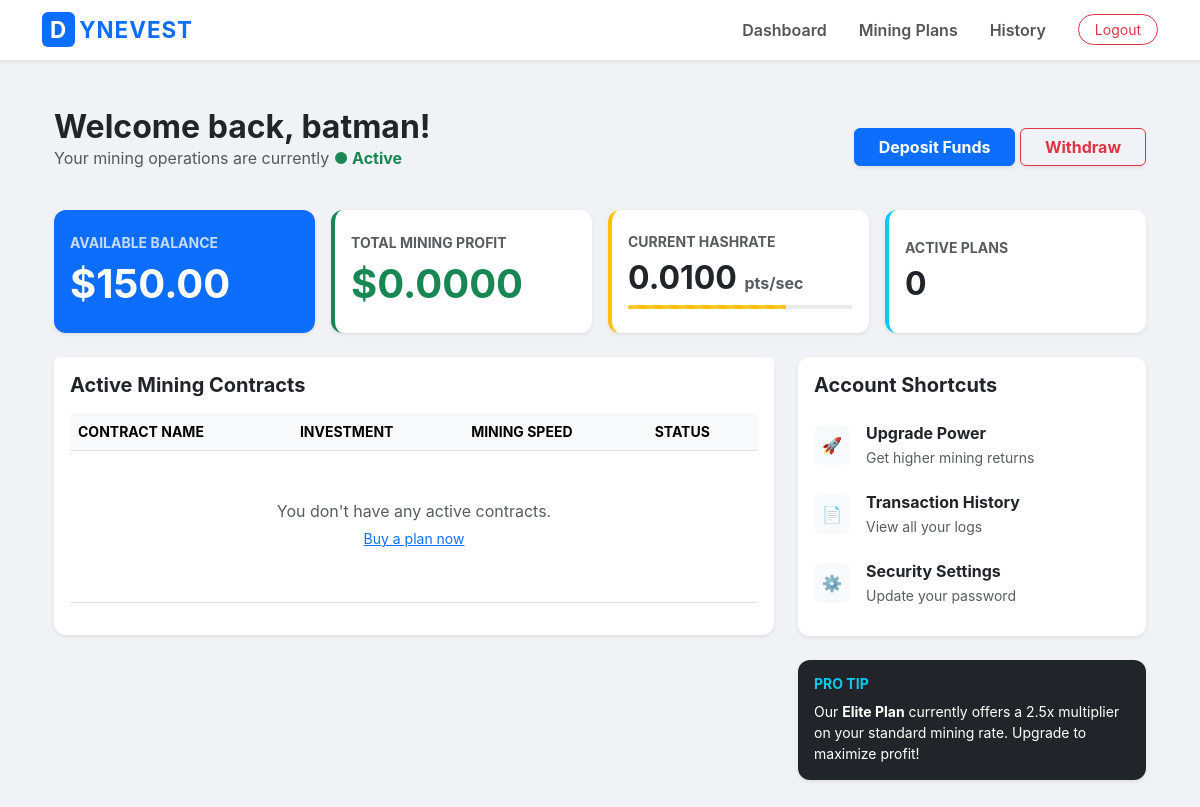
The page /dashboard/ (signed in) on the database its author committed.
### core/models.py (models this page shows, shortened)
class Profile(models.Model):
    user = models.OneToOneField(User, on_delete=models.CASCADE)
    balance = models.DecimalField(max_digits=12, decimal_places=2, default=0.00)
    total_profit = models.DecimalField(max_digits=12, decimal_places=2, default=0.00)
    mining_rate = models.DecimalField(max_digits=7, decimal_places=4, default=0.0100)

### core/views.py (the view, shortened to what this page needs)
# urls.py: path('dashboard/', views.dashboard_view, name='dashboard'), # Our new Dashboard
@login_required
def dashboard_view(request):
    profile, created = Profile.objects.get_or_create(user=request.user)
    deposits = Deposit.objects.filter(user=request.user).order_by('-created_at')
    withdrawals = Withdrawal.objects.filter(user=request.user).order_by('-created_at')
    active_investments = Investment.objects.filter(user=request.user, is_active=True)
    total_profit_accumulator = Decimal('0.00')
    profile.total_profit = total_profit_accumulator.quantize(Decimal('0.0001'))
    profile.save()
    return render(request, 'core/dashboard.html', {
        'profile': profile,
        'deposits': deposits,
        'withdrawals': withdrawals,
        'active_investments': active_investments
    })

### core/templates/core/dashboard.html (shortened to what this page needs)
{% extends 'core/base.html' %}
{% block content %}
<div class="container py-4">
    <div class="d-flex flex-column flex-md-row justify-content-between align-items-md-center mb-4">
        <div>
            <h2 class="fw-bold text-dark mb-0">Welcome back, {{ request.user.username }}!</h2>
            <p class="text-muted">Your mining operations are currently <span class="text-success fw-bold">●
                    Active</span></p>
        </div>
        <div class="mt-3 mt-md-0">
            <a href="{% url 'deposit' %}" class="btn btn-primary px-4 shadow-sm fw-bold">Deposit Funds</a>
            <a href="{% url 'withdraw' %}" class="btn btn-outline-danger px-4 shadow-sm fw-bold">Withdraw</a>
        </div>
    </div>
    <div class="row g-3 mb-4">
        <div class="col-md-3">
            <div class="card border-0 shadow-sm bg-primary text-white h-100">
                <div class="card-body d-flex flex-column justify-content-center py-4">
                    <h6 class="text-uppercase small fw-bold opacity-75 mb-2">Available Balance</h6>
                    <h1 class="mb-0 fw-bold">${{ profile.balance }}</h1>
                </div>
            </div>
        </div>
        <div class="col-md-3">
            <div class="card border-0 shadow-sm h-100 border-start border-success border-4">
                <div class="card-body d-flex flex-column justify-content-center py-4">
                    <h6 class="text-uppercase small fw-bold text-muted mb-2">Total Mining Profit</h6>
                    <h1 class="mb-0 text-success fw-bold">${{ profile.total_profit }}</h1>
                </div>
            </div>
        </div>
        <div class="col-md-3">
            <div class="card border-0 shadow-sm h-100 border-start border-warning border-4">
                <div class="card-body d-flex flex-column justify-content-center py-4">
                    <h6 class="text-uppercase small fw-bold text-muted mb-2">Current Hashrate</h6>
                    <h2 class="mb-0 fw-bold text-dark">
                        {{ profile.mining_rate }} <small class="fs-6 text-muted">pts/sec</small>
                    </h2>
                    <div class="progress mt-2" style="height: 4px;">
                        <div class="progress-bar progress-bar-striped progress-bar-animated bg-warning"
                            style="width: 70%"></div>
                    </div>
                </div>
            </div>
        </div>
        <div class="col-md-3">
            <div class="card border-0 shadow-sm h-100 border-start border-info border-4">
                <div class="card-body d-flex flex-column justify-content-center py-4">
                    <h6 class="text-uppercase small fw-bold text-muted mb-2">Active Plans</h6>
                    <h2 class="mb-0 fw-bold text-dark">{{ active_investments.count }}</h2>
                </div>
            </div>
        </div>
    </div>
    <div class="row">
        <div class="col-lg-8">
            <div class="card border-0 shadow-sm mb-4">
                <div class="card-header bg-white py-3 border-bottom-0">
                    <h5 class="mb-0 fw-bold">Active Mining Contracts</h5>
                </div>
                <div class="card-body pt-0">
                    <div class="table-responsive">
                        <table class="table align-middle">
                            <thead class="table-light">
                                <tr class="small text-muted text-uppercase">
                                    <th>Contract Name</th>
                                    <th>Investment</th>
                                    <th>Mining Speed</th>
                                    <th>Status</th>
                                </tr>
                            </thead>
                            <tbody>
                                {% for inv in active_investments %}
                                <tr>
                                    <td>
                                        <div class="fw-bold text-dark">{{ inv.plan.name }}</div>
                                        <small class="text-muted">Started: {{ inv.created_at|date:"M d, Y" }}</small>
                                    </td>
                                    <td class="fw-bold">${{ inv.amount }}</td>
                                    <td>
                                        <span class="text-warning fw-bold">
                                            <i class="fas fa-bolt"></i> {{ profile.mining_rate }}x
                                        </span>
                                    </td>
                                    <td>
                                        <span
                                            class="badge rounded-pill bg-success bg-opacity-10 text-success border border-success px-3">
                                            <span class="spinner-grow spinner-grow-sm me-1" role="status"></span>
                                            Mining...
                                        </span>
                                    </td>
                                </tr>
                                {% empty %}
                                <tr>
                                    <td colspan="4" class="text-center py-5">
                                        <p class="text-muted mb-0">You don't have any active contracts.</p>
                                        <a href="{% url 'plans' %}" class="btn btn-link btn-sm">Buy a plan now</a>
                                    </td>
                                </tr>
                                {% endfor %}
                            </tbody>
                        </table>
                    </div>
                </div>
            </div>
        </div>
        <div class="col-lg-4">
            <div class="card border-0 shadow-sm mb-4">
                <div class="card-body">
                    <h5 class="fw-bold mb-3">Account Shortcuts</h5>
                    <div class="list-group list-group-flush">
                        <a href="{% url 'plans' %}"
                            class="list-group-item list-group-item-action border-0 px-0 d-flex align-items-center">
                            <div class="bg-light p-2 rounded-3 me-3">🚀</div>
                            <div>
                                <div class="fw-bold">Upgrade Power</div>
                                <small class="text-muted">Get higher mining returns</small>
                            </div>
                        </a>
                        <a href="{% url 'transactions' %}"
                            class="list-group-item list-group-item-action border-0 px-0 d-flex align-items-center">
                            <div class="bg-light p-2 rounded-3 me-3">📄</div>
                            <div>
                                <div class="fw-bold">Transaction History</div>
                                <small class="text-muted">View all your logs</small>
                            </div>
                        </a>
                        <a href="#"
                            class="list-group-item list-group-item-action border-0 px-0 d-flex align-items-center">
                            <div class="bg-light p-2 rounded-3 me-3">⚙️</div>
                            <div>
                                <div class="fw-bold">Security Settings</div>
                                <small class="text-muted">Update your password</small>
                            </div>
                        </a>
                    </div>
                </div>
            </div>
            <div class="card bg-dark text-white border-0 shadow-sm">
                <div class="card-body">
                    <h6 class="fw-bold small text-uppercase text-info">Pro Tip</h6>
                    <p class="small mb-0">Our <b>Elite Plan</b> currently offers a 2.5x multiplier on your standard
                        mining rate. Upgrade to maximize profit!</p>
                </div>
            </div>
        </div>
    </div>
</div>
{% endblock %}

### core/templates/core/base.html (style rules this page uses)
body { background-color: #f8f9fa; }

### core/templates/core/dashboard.html (style rules this page uses)
body { background-color: #f0f2f5; font-family: 'Inter', sans-serif; }
.card { border-radius: 12px; }
.list-group-item { transition: all 0.2s; border-radius: 8px !important; margin-bottom: 5px; }

### rows shown on the page
Profile: balance "150.00", total_profit "0.0000", mining_rate "0.0100"

### other values the page prints
{{ request.user.username }} "batman"
{{ active_investments.count }} "0"
